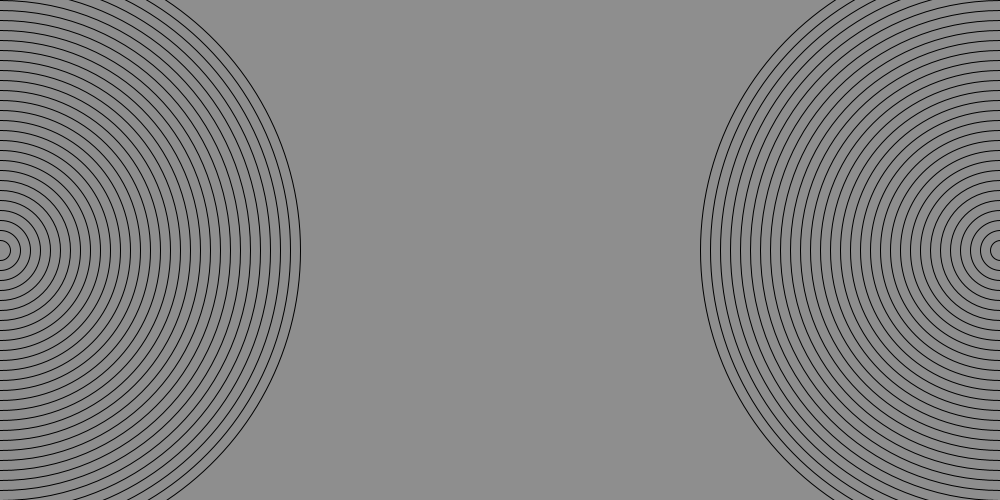
Frame 1 (no input)
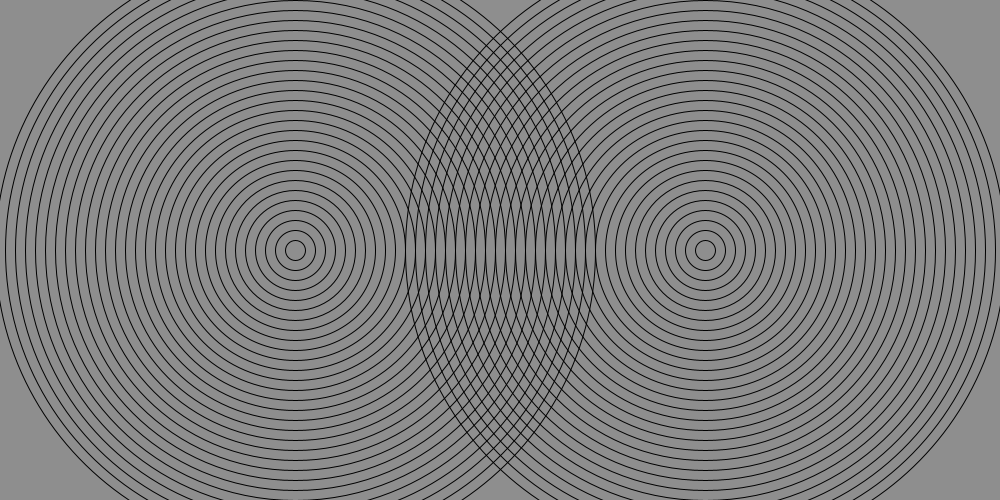
Frame 60 (the mouse pressed at the canvas centre just before this capture)
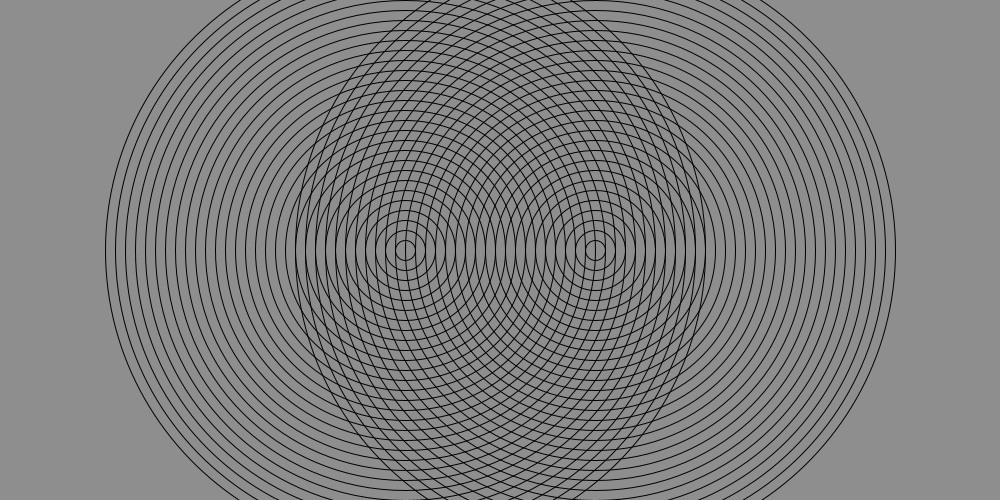
Frame 120 (the mouse held since frame 60 and released just before this capture)

The Processing sketch that drew these frames (run headless with seeded random() and noise(); from frame 60 on, the mouse is pressed at the canvas centre):

// Processing sketch: opticalmoose
// ── opticalmoose.pde
int i = 0;
void setup() {
  size(1000,500);
}
void draw() {
  background(#8E8E8E);
  eye(i, 250);
  eye(1000-i, 250);
  if(i>1000) {
  i = 0;
}
  i = i + 5; 
}
void eye(int x, int y) {
for(int w = 600;w > 0;w = w - 20) {
  noFill();
  ellipse(x,y,w,w);
}}
